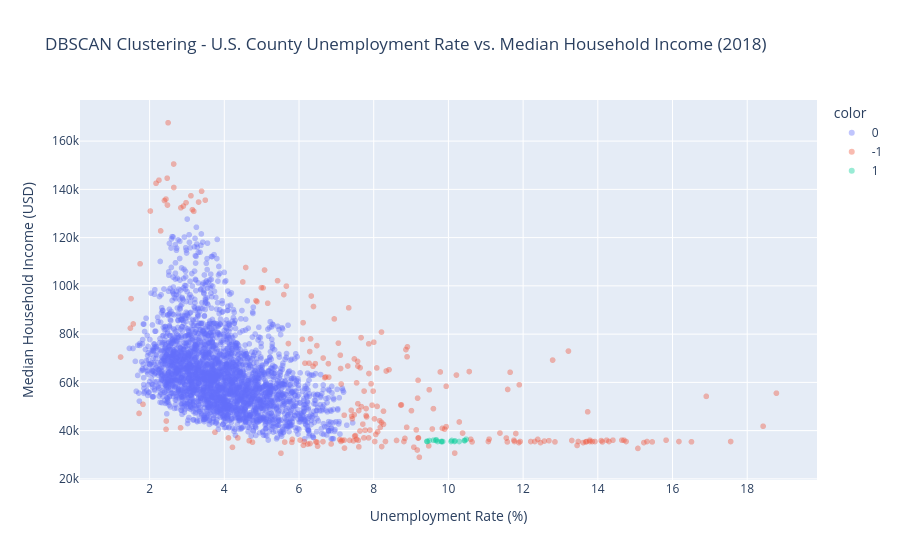

Source (notebook cell):
### Code cell
fig = px.scatter(x=unemployment_rate, y=median_household_income, color=county_2018['cluster'].astype(str), opacity=0.4,
                 title="DBSCAN Clustering - U.S. County Unemployment Rate vs. Median Household Income (2018)",
                 labels= {'x': 'Unemployment Rate (%)', 'y': 'Median Household Income (USD)'})
# fig.update_traces(marker=dict(size=3))
fig.show()

### Figure 1 — Plotly figure (JSON) as saved in the notebook; plotly's stock layout.template omitted (floating-point values rounded to 4 significant figures; data arrays with more than 128 entries replaced by an {"elided": "..."} marker saying what was removed)
{"data": [{"hovertemplate": "color=0<br>Unemployment Rate (%)=%{x}<br>Median Household Income (USD)=%{y}<extra></extra>", "legendgroup": "0", "marker": {"color": "#636efa", "opacity": 0.4, "symbol": "circle"}, "mode": "markers", "name": "0", "showlegend": true, "type": "scattergl", "x": {"elided": "2972 float values"}, "xaxis": "x", "y": {"elided": "2972 float values"}, "yaxis": "y"}, {"hovertemplate": "color=-1<br>Unemployment Rate (%)=%{x}<br>Median Household Income (USD)=%{y}<extra></extra>", "legendgroup": "-1", "marker": {"color": "#EF553B", "opacity": 0.4, "symbol": "circle"}, "mode": "markers", "name": "-1", "showlegend": true, "type": "scattergl", "x": {"elided": "229 float values"}, "xaxis": "x", "y": {"elided": "229 float values"}, "yaxis": "y"}, {"hovertemplate": "color=1<br>Unemployment Rate (%)=%{x}<br>Median Household Income (USD)=%{y}<extra></extra>", "legendgroup": "1", "marker": {"color": "#00cc96", "opacity": 0.4, "symbol": "circle"}, "mode": "markers", "name": "1", "showlegend": true, "type": "scattergl", "x": [9.423, 10.18, 9.675, 10.07, 9.601, 10.16, 10.44, 9.848, 10.29, 9.433, 9.819, 10.48, 9.488, 9.662, 9.711, 9.81, 10.09, 10.43], "xaxis": "x", "y": [35590.0, 35760.0, 36240.0, 35500.0, 36040.0, 35500.0, 35880.0, 35490.0, 35500.0, 35500.0, 35490.0, 36440.0, 35890.0, 35930.0, 35500.0, 35500.0, 35930.0, 35890.0], "yaxis": "y"}], "layout": {"legend": {"title": {"text": "color"}, "tracegroupgap": 0}, "title": {"text": "DBSCAN Clustering - U.S. County Unemployment Rate vs. Median Household Income (2018)"}, "xaxis": {"anchor": "y", "domain": [0, 1], "title": {"text": "Unemployment Rate (%)"}}, "yaxis": {"anchor": "x", "domain": [0, 1], "title": {"text": "Median Household Income (USD)"}}}}
